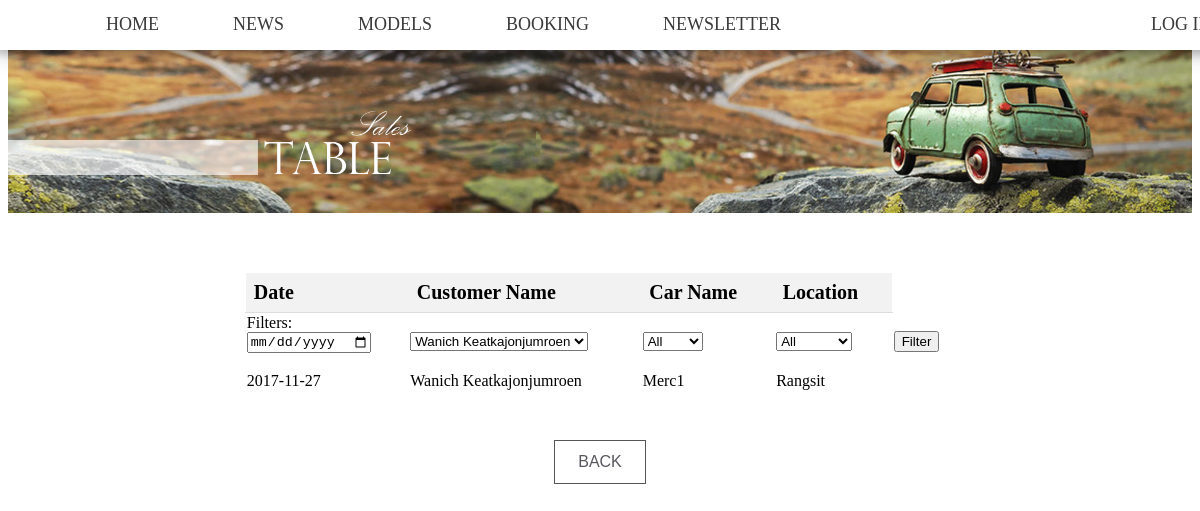
The page /sales-table.php?customer=1 on the database its author committed.
### tables this page shows
CREATE TABLE `sales` (
  `salesID` int(11) NOT NULL,
  `productID` int(11) NOT NULL,
  `date` date NOT NULL,
  `customerID` int(11) NOT NULL,
  `branchID` int(11) NOT NULL
);

CREATE TABLE `customer` (
  `customerID` int(11) NOT NULL,
  `fName` varchar(30) NOT NULL,
  `lName` varchar(30) NOT NULL,
  `username` varchar(30) NOT NULL,
  `email` varchar(50) NOT NULL,
  `joinDate` datetime NOT NULL,
  `password` varchar(20) NOT NULL,
  `disabled` tinyint(1) NOT NULL
);

CREATE TABLE `product` (
  `productID` int(11) NOT NULL,
  `price` int(11) NOT NULL,
  `name` varchar(50) NOT NULL,
  `manufacturer` int(11) NOT NULL,
  `description` varchar(300) NOT NULL,
  `length` int(11) NOT NULL,
  `width` int(11) NOT NULL,
  `height` int(11) NOT NULL,
  `maxSpeed` int(11) NOT NULL,
  `acceleration` int(11) NOT NULL,
  `imageNum` int(11) NOT NULL DEFAULT '1',
  `disabled` int(11) NOT NULL DEFAULT '0'
);

CREATE TABLE `branch` (
  `branchID` int(11) NOT NULL,
  `name` varchar(20) NOT NULL,
  `location` varchar(200) NOT NULL
);

### sales-table.php (the view, shortened to what this page needs)
<html>
<head>
  <link rel="stylesheet" href="main.css"/>
  <header>
    <?php
    require_once('menu.php');
    ?>
  </head>
<body>
  <img style="margin: 2% 0% 5% 0%;" src="sales-table.png">
  <center>
    <table class="usertable" style="border-collapse: collapse; width: 60%;">
      <tr style = "background-color:#f2f2f2;" >
        <th style="padding: 8px; text-align: left; border-bottom: 1px solid #ddd; font-size: 20px;">Date</th>
        <th style="padding: 8px; text-align: left; border-bottom: 1px solid #ddd; font-size: 20px;">Customer Name</th>
        <th style="padding: 8px; text-align: left; border-bottom: 1px solid #ddd; font-size: 20px;">Car Name</th>
        <th style="padding: 8px; text-align: left; border-bottom: 1px solid #ddd; font-size: 20px;">Location</th>
      </tr>
      <tr>
        <td>
          <form action=sales-table.php method='get'>
          Filters:<br>
          <input type="date" name="date">
        </td>
        <td>
          <select name='customer'>
            <?php
            $q = 'SELECT DISTINCT CONCAT(fName," ",lName) as customerName, sales.customerID FROM sales,customer where sales.customerID = customer.CustomerID';
            $result = $mysqli->query($q);
            while($row = $result->fetch_array()){
              echo '<option ';
              if(isset($_GET['customer']) and $_GET['customer'] == $row['customerID']){
                echo 'selected';
              }
              echo ' value="'.$row['customerID'].'">'.$row['customerName'].'</option>';
            }
            ?>
          </select>
        </td>
        <td>
          <select name='car'>
            <option value="a">All</option>
          </select>
        </td>
        <td>
          <select name='branch'>
            <option value="a">All</option>
          </select>
        </td>
        <td>
          <input type='submit' value = 'Filter'></input>
        </td>
      </tr>
      <?php
      $q ='SELECT salesID, fName,lName,branch.name as branchName, product.name as prodName, sales.date
      from sales,customer,branch,product
      WHERE customer.customerID = sales.customerID
      AND sales.branchID = branch.branchID AND product.productID = sales.productID';
      if(isset($_GET['customer']) and $_GET['customer'] != 'a'){
        $q = $q.' AND sales.customerID = '.$_GET['customer'];
      }
      $q = $q.' ORDER BY date DESC';
      $result = $mysqli->query($q);
      while($row = $result->fetch_array()){
        echo '<tr>';
        echo '<td>'.$row['date'].'</td>';
        echo '<td>'.$row['fName'].' '.$row['lName'].'</td>';
        echo '<td>'.$row['prodName'].'</td>';
        echo '<td>'.$row['branchName'].'</td>';
        echo '</tr>';
      }
      ?>
    </table>
    <br>
    <br>
    <a href="admin.php"><button class="button">BACK</button></a>
  </center>
</body>
</html>

### main.css (style rules this page uses)
body { font-weight: 300; }
header { background: White; }
header::after { content: ''; display: table; clear: both; }
img { display: block; margin: auto; max-width: 100%; height: auto; }
.button { background-color: white; color: #57565d; border: 1px solid #555555; padding: 1% 2%; font-size: 16px; }
table, tr, td { border: 1px solid white; margin-bottom: 1%; }

### rows shown on the page
sales: date "2017-11-27", customerID.fName "Wanich", customerID.lName "Keatkajonjumroen", productID.name "Merc1", branchID.name "Rangsit"

### other values the page prints
form field customer "Wanich Keatkajonjumroen"
